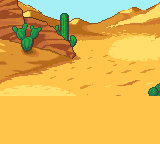
#> input picture assets/backdrops/og/agatha.png, 160 x 144 px
$ python -i palettize.py   (imports and definitions only)
#> lines starting #> are read from the running program, lines starting #| are printed output that depends on the picture
#!/usr/bin/env python3
"""Bring the FireRed battle backgrounds into Gen1Recomp's ADVANCED palette space.

Measured gap (weighted over every pixel of the 20 source backgrounds):

    FR pack        mean S = 0.372   mean V = 0.713
    ADVANCED       mean S = 0.674   mean V = 0.771

So the mismatch is almost entirely CHROMA, not brightness. That's why the
backgrounds read as washed out next to the mon sprites rather than as too dark
or too bright, and it's why a plain brightness/contrast tweak wouldn't have
fixed it.

Two passes, in this order:

1. Saturation curve. Rather than forcing every image to one saturation number
   (which would wreck the deliberately neutral interiors), fit a per-image
   exponent g so that mean(S**g) lands on that image's own target. Because it
   is a power curve, the relative ordering of every colour is preserved -- the
   shading inside the art still reads as shading.

   Colourful images (Grass, Forest, Sea) get pulled 70% of the way to the
   ADVANCED mean. Near-neutral ones (Indoors, Lab, Neutral) get a gentler lift
   capped well below it, because a grey lab wall is SUPPOSED to be grey; the
   problem there was washout, not neutrality.

2. GBC grid quantisation. Every resulting channel is rounded onto the Game
   Boy Color's 5-bit ladder, so no pixel is a colour the hardware could not
   have shown. See gbc_quantize() for why this replaced a nearest-neighbour
   snap into the SuperPalette gamut, which measured well and looked wrong.

Both passes run on the PALETTE, not the pixels: the sources are <=16-colour
indexed art, so the flat pixel-art blocking survives exactly.
"""

import colorsys
import sys
from pathlib import Path
from PIL import Image

GBC_MEAN_S = 0.674

# ---------------------------------------------------------------- colour

def srgb_to_lab(rgb):
    def lin(u):
        u /= 255.0
        return u / 12.92 if u <= 0.04045 else ((u + 0.055) / 1.055) ** 2.4

    r, g, b = (lin(v) for v in rgb)
    x = (0.4124 * r + 0.3576 * g + 0.1805 * b) / 0.95047
    y = (0.2126 * r + 0.7152 * g + 0.0722 * b) / 1.00000
    z = (0.0193 * r + 0.1192 * g + 0.9505 * b) / 1.08883

    def f(t):
        return t ** (1 / 3) if t > 0.008856 else 7.787 * t + 16 / 116

    fx, fy, fz = f(x), f(y), f(z)
    return (116 * fy - 16, 500 * (fx - fy), 200 * (fy - fz))


def gbc_quantize(rgb):
    """Round each channel onto the Game Boy Color's 5-bit grid (32 levels).

    This replaced a nearest-neighbour snap into the 446-colour SuperPalette
    union, which looked principled and was wrong. That snap did not preserve
    LUMINANCE ORDER: Cave's mid-dark rock was pulled UP (32,41,49 -> 58,66,82)
    while its darkest shade was pulled DOWN to pure black (24,24,32 -> 0,0,0),
    because the SuperPalettes carry very few dark-but-not-black entries. The
    dark end of the ramp got stretched apart and drew hard black rims round
    the cave mouths that the original art never had.

    Quantising instead is monotonic per channel, so it can never reorder two
    shades or invent a rim -- and it still puts every colour on the grid the
    hardware could actually display, which was the real point.
    """
    return tuple(min(255, round(round(v / 255 * 31) / 31 * 255)) for v in rgb)


# ------------------------------------------------------------ saturation

def fit_gamma(sats, weights, target):
    """Exponent g with weighted mean(s**g) == target. Bisection; g<1 boosts."""
    total = sum(weights)
    if total == 0:
        return 1.0

    def mean(g):
        return sum(w * (s ** g) for s, w in zip(sats, weights)) / total

    lo, hi = 0.15, 4.0
    if mean(lo) < target:      # cannot reach it even fully boosted
        return lo
    if mean(hi) > target:
        return hi
    for _ in range(60):
        mid = (lo + hi) / 2
        if mean(mid) > target:
            lo = mid
        else:
            hi = mid
    return (lo + hi) / 2


def target_for(current, value):
    """How saturated this image SHOULD be.

    A grey interior should stay a grey interior -- pushing every background to
    one number would turn the Lab into a colour test card. So neutrals get a
    modest washout fix and everything else gets pulled most of the way to the
    ADVANCED mean.

    Dark scenes (Cave, Volcano) are held back further. At full strength Cave
    went a flat electric blue and got DARKER, which is the exact direction
    that makes a Gen 1 back sprite read as a silhouette -- the sprites borrow
    the field for their light shades.
    """
    if current < 0.25:
        return min(0.35, current * 1.9)
    strength = 0.70 if value >= 0.50 else 0.35
    return current + strength * (GBC_MEAN_S - current)


# ----------------------------------------------------------------- main

def correct(path: Path):
#> called with path = 'assets/backdrops/og/agatha.png'
    im = Image.open(path).convert("RGBA")
#> im is the input picture: PIL image 160x144 RGBA; mean R, G, B, A 225.7, 181, 83.4, 255
    art = im.crop((0, 0, 240, 112))
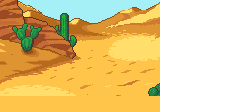
#> art: PIL image 240x112 RGBA; mean R, G, B, A 144.9, 117.6, 57.4, 170; transparent parts drawn white
    counts = {}
    for n, c in art.getcolors(70000):
        counts[c[:3]] = counts.get(c[:3], 0) + n
#> this loop made 15 passes
#> (n, c) on passes 1 to 12: (1891, (165, 239, 247, 255)), (2097, (255, 222, 107, 255)), (2250, (222, 148, 49, 255)), (1176, (206, 123, 49, 255)), (743, (181, 107, 25, 255)), (204, (132, 82, 33, 255)), (703, (156, 74, 33, 255)), (193, (82, 49, 33, 255)), (7405, (255, 197, 74, 255)), (162, (41, 173, 58, 255)), (136, (33, 148, 74, 255)), (253, (33, 123, 74, 255))
#> after the loop, counts = 15 items

    cols = list(counts)
#> cols = [(165, 239, 247), (255, 222, 107), (222, 148, 49), (206, 123, 49), (181, 107, 25), (132, 82, 33), (156, 74, 33), (82, 49, 33), (255, 197, 74), (41, 173, 58), (33, 148, 74), (33, 123, 74), (197, 107, 58), (41, 82, 66), (0, 0, 0)]
    weights = [counts[c] for c in cols]
#> weights = [1891, 2097, 2250, 1176, 743, 204, 703, 193, 7405, 162, 136, 253, 525, 182, 8960]
    hsvs = [colorsys.rgb_to_hsv(*[v / 255 for v in c]) for c in cols]
#> hsvs = 15 items, first 6: (0.516, 0.332, 0.969), (0.13, 0.58, 1), (0.0954, 0.779, 0.871), (0.0786, 0.762, 0.808), (0.0876, 0.862, 0.71), (0.0825, 0.75, 0.518)
    sats = [h[1] for h in hsvs]
#> sats = [0.332, 0.58, 0.779, 0.762, 0.862, 0.75, 0.788, 0.598, 0.71, 0.763, 0.777, 0.732, 0.706, 0.5, 0]

    total = sum(weights)
#> total = 26880
    current = sum(s * w for s, w in zip(sats, weights)) / total
#> current = 0.45
    meanv = sum(h[2] * w for h, w in zip(hsvs, weights)) / total
#> meanv = 0.601
    g = fit_gamma(sats, weights, target_for(current, meanv))
#> in target_for, `strength = 0.70 if value >= 0.50 else 0.35`: strength = 0.7
#> in fit_gamma, `total = sum(weights)`: total = 26880
#> the loop in fit_gamma, `for _ in range(60):` made 60 passes
#> (mid, lo) on passes 6, 8, 11, 14, 15, 16, 17, 18, 19, 21, 23, 28: (0.21, 0.21), (0.225, 0.225), (0.227, 0.227), (0.227, 0.227), (0.227, 0.227), (0.227, 0.227), (0.228, 0.228), (0.228, 0.228), (0.228, 0.228), (0.228, 0.228), (0.228, 0.228), (0.228, 0.228)
#> (mid, hi) on passes 1, 2, 3, 4, 5, 7: (2.08, 2.08), (1.11, 1.11), (0.631, 0.631), (0.391, 0.391), (0.27, 0.27), (0.24, 0.24)
#> g = 0.228

    # Dark scenes get lifted toward the ADVANCED mean value as well, so the
    # player's back sprite keeps something to read against.
    vgain = 1.04 if meanv >= 0.50 else 1.18
#> vgain = 1.04

    shifted = {}
    for c, (h, s, v) in zip(cols, hsvs):
        s2 = min(1.0, s ** g)
        v2 = min(1.0, v * vgain)
        shifted[c] = tuple(round(x * 255) for x in colorsys.hsv_to_rgb(h, s2, v2))
#> this loop made 15 passes
#> (c, h, s, v, s2, v2) on passes 1 to 12: ((165, 239, 247), 0.516, 0.332, 0.969, 0.778, 1), ((255, 222, 107), 0.13, 0.58, 1, 0.884, 1), ((222, 148, 49), 0.0954, 0.779, 0.871, 0.945, 0.905), ((206, 123, 49), 0.0786, 0.762, 0.808, 0.94, 0.84), ((181, 107, 25), 0.0876, 0.862, 0.71, 0.967, 0.738), ((132, 82, 33), 0.0825, 0.75, 0.518, 0.937, 0.538), ((156, 74, 33), 0.0556, 0.788, 0.612, 0.947, 0.636), ((82, 49, 33), 0.0544, 0.598, 0.322, 0.889, 0.334), ((255, 197, 74), 0.113, 0.71, 1, 0.925, 1), ((41, 173, 58), 0.355, 0.763, 0.678, 0.94, 0.706), ((33, 148, 74), 0.393, 0.777, 0.58, 0.944, 0.604), ((33, 123, 74), 0.409, 0.732, 0.482, 0.931, 0.502)
#> (h, s, v, s2, v2) on pass 15: (0, 0, 0, 0, 0)
#> after the loop, shifted = 15 items

    mapping = {c: gbc_quantize(shifted[c]) for c in cols}
#> mapping = 15 items

    out = im.copy().convert("RGBA")
    px = out.load()
    w, h_ = out.size
#> w = 160; h_ = 144
    for y in range(h_):
        for x in range(w):
            r, gg, b, a = px[x, y]
            m = mapping.get((r, gg, b))
            if m:
                px[x, y] = (m[0], m[1], m[2], a)

    after = sum(colorsys.rgb_to_hsv(*[v / 255 for v in mapping[c]])[1] * wt
                for c, wt in zip(cols, weights)) / total
#> after = 0.607
#> (the run stopped early here; a loop or call above may not have finished)

$ run again, on assets/backdrops/og/default.png
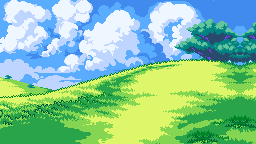
#> input picture assets/backdrops/og/default.png, 256 x 144 px
#> in correct, im is the input picture: PIL image 256x144 RGBA; mean R, G, B, A 135.3, 197.6, 161.3, 255
#> in correct, `art = im.crop((0, 0, 240, 112))`:
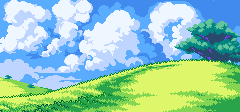
#> art: PIL image 240x112 RGBA; mean R, G, B, A 148.6, 201.2, 186.9, 255
#> the loop in correct, `for n, c in art.getcolors(70000):` made 15 passes
#> (n, c) on passes 1 to 8: (4629, (238, 246, 255, 255)), (4392, (189, 213, 255, 255)), (4200, (90, 172, 255, 255)), (179, (41, 156, 139, 255)), (690, (0, 131, 131, 255)), (114, (0, 90, 57, 255)), (4658, (222, 246, 106, 255)), (2748, (131, 213, 82, 255))
#> after the loop in correct, `for n, c in art.getcolors(70000):`: counts = 15 items
#> cols = [(238, 246, 255), (189, 213, 255), (90, 172, 255), (41, 156, 139), (0, 131, 131), (0, 90, 57), (222, 246, 106), (131, 213, 82), (0, 131, 41), (98, 197, 156), (139, 164, 172), (41, 164, 74), (65, 139, 238), (41, 74, 106), (115, 65, 246)]
#> weights = [4629, 4392, 4200, 179, 690, 114, 4658, 2748, 340, 399, 2, 1635, 2274, 577, 43]
#> hsvs = 15 items, first 6: (0.588, 0.0667, 1), (0.606, 0.259, 1), (0.584, 0.647, 1), (0.475, 0.737, 0.612), (0.5, 1, 0.514), (0.439, 1, 0.353)
#> sats = [0.0667, 0.259, 0.647, 0.737, 1, 1, 0.569, 0.615, 1, 0.503, 0.192, 0.75, 0.727, 0.613, 0.736]
#> in correct, `total = sum(weights)`: total = 26880
#> current = 0.493
#> meanv = 0.91
#> strength = 0.7
#> in fit_gamma, `total = sum(weights)`: total = 26880
#> the loop in fit_gamma, `for _ in range(60):` made 60 passes
#> (mid, hi) on passes 1, 2, 3, 8, 10, 11, 12, 13: (2.08, 2.08), (1.11, 1.11), (0.631, 0.631), (0.616, 0.616), (0.612, 0.612), (0.611, 0.611), (0.61, 0.61), (0.609, 0.609)
#> g = 0.609
#> vgain = 1.04
#> the loop in correct, `for c, (h, s, v) in zip(cols, hsvs):` made 15 passes
#> (c, h, s, v, s2, v2) on passes 1 to 8: ((238, 246, 255), 0.588, 0.0667, 1, 0.192, 1), ((189, 213, 255), 0.606, 0.259, 1, 0.439, 1), ((90, 172, 255), 0.584, 0.647, 1, 0.767, 1), ((41, 156, 139), 0.475, 0.737, 0.612, 0.831, 0.636), ((0, 131, 131), 0.5, 1, 0.514, 1, 0.534), ((0, 90, 57), 0.439, 1, 0.353, 1, 0.367), ((222, 246, 106), 0.195, 0.569, 0.965, 0.71, 1), ((131, 213, 82), 0.271, 0.615, 0.835, 0.744, 0.869)
#> after the loop in correct, `for c, (h, s, v) in zip(cols, hsvs):`: shifted = 15 items
#> after = 0.624
